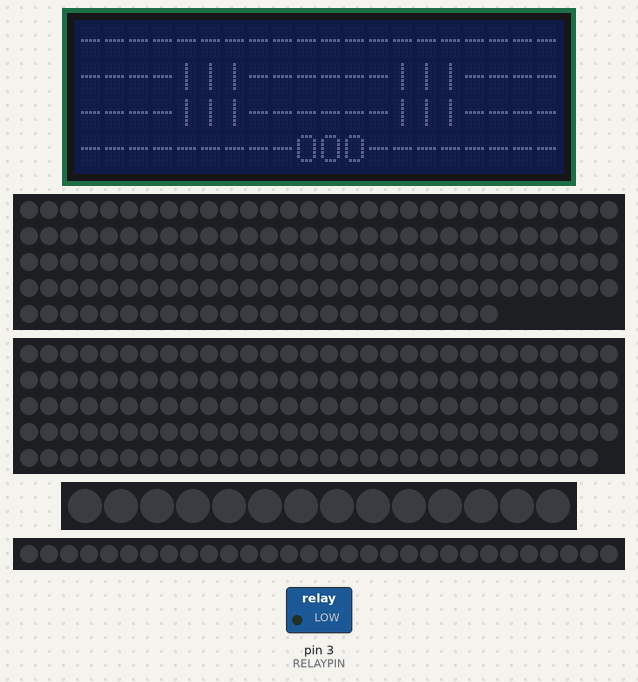
Recording of a sketch running on a simulated Arduino Uno, built with avr-gcc and run on an emulated ATmega328P. Shown: 20×4 character LCD, 144 RGB LEDs in strip order, left to right, continuing on the next row, 149 RGB LEDs in strip order, left to right, continuing on the next row, 14 RGB LEDs in strip order, left to right, 30 RGB LEDs in strip order, left to right, switched loads named in the sketch (green lamp = pin HIGH). Dim RGB values are drawn brighter than linear; what the sketch prints to the serial monitor is not drawn.

Above: at 5.2 s.
At 8.0 s:
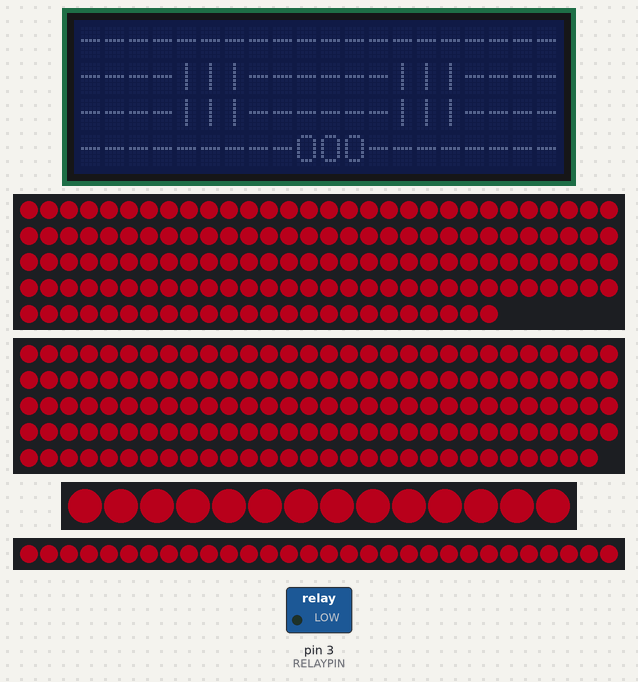
At 9.53 s:
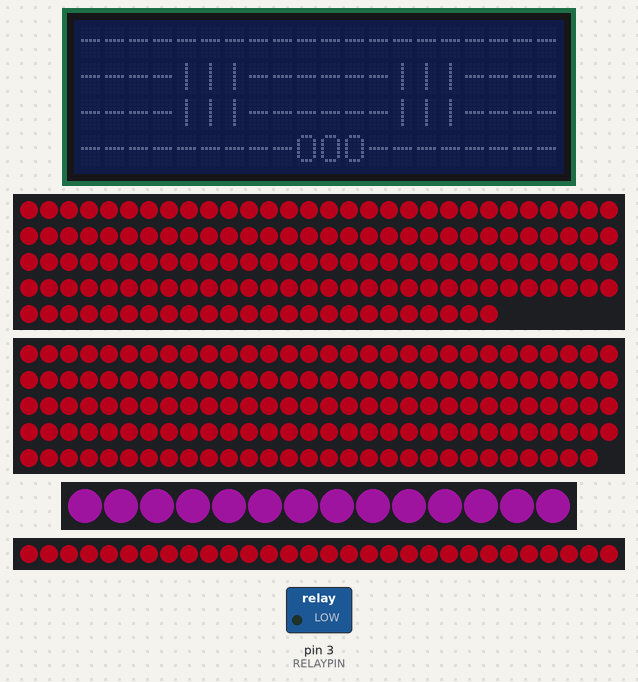
At 11.0 s:
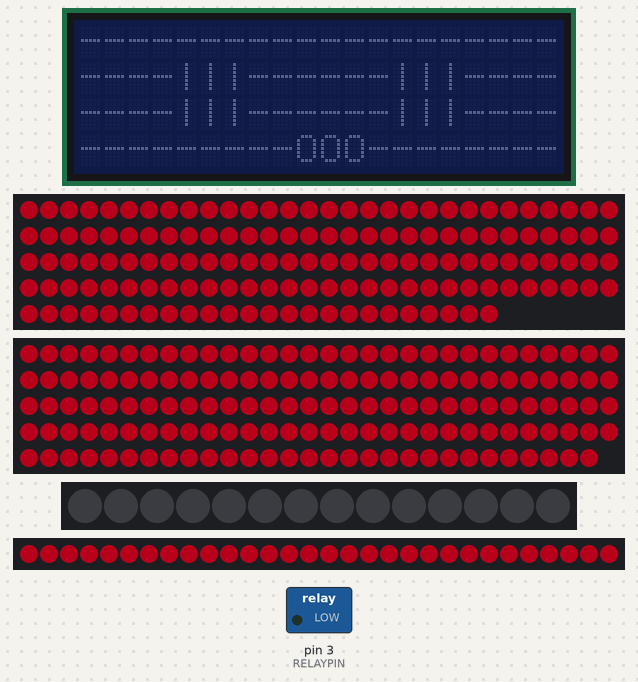
At 15.0 s:
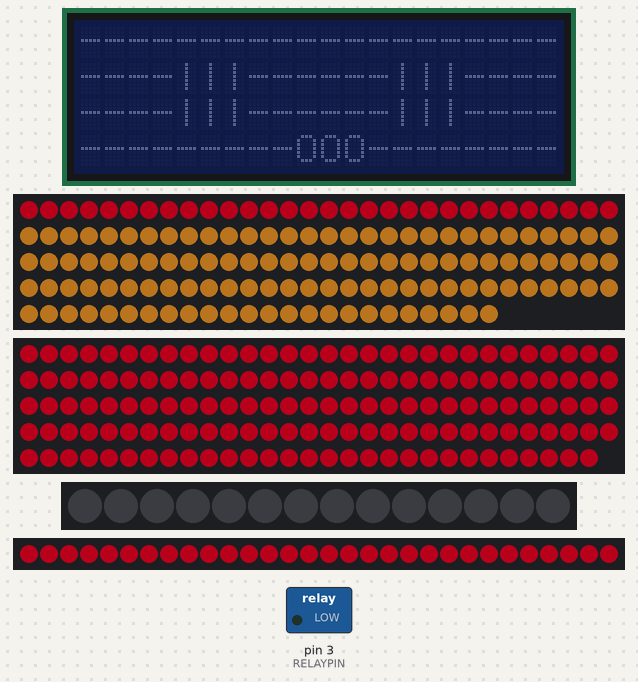

The sketch:

PledsTest.ino
```cpp
#include <FastLED.h>
#include <Wire.h>
#include <Adafruit_PWMServoDriver.h>
#include <LiquidCrystal_I2C.h>

LiquidCrystal_I2C lcd(0x27,20,4);

#define RELAYPIN 3
#define NUM_LEDS_LEFT   144   //30(144)
#define NUM_LEDS_MID    149   // 92 (150)
#define NUM_LEDS_MON    14  //109
#define NUM_LEDS_RIGHT  30   //70


uint8_t ledsLenght[] = {NUM_LEDS_LEFT, NUM_LEDS_MID, NUM_LEDS_MON, NUM_LEDS_RIGHT};
CRGB ledsLeft[NUM_LEDS_LEFT];
CRGB ledsMid[NUM_LEDS_MID];
CRGB ledsMon[NUM_LEDS_MON];
CRGB ledsRight[NUM_LEDS_RIGHT];
CRGB *leds[] = {ledsLeft, ledsMid, ledsMon, ledsRight};
CLEDController *controllers[4];
//void setPixel(uint8_t field, uint8_t Pixel, byte red, byte green, byte blue);
//void showLEDs(int delayI);
//void setPixelPerc(int arrayNum, int ledNum, byte red, byte green, byte blue, float perc);
//void fadeToogle(uint8_t red, uint8_t green, uint8_t blue);

void showStrip() {
 #ifdef ADAFRUIT_NEOPIXEL_H
   // NeoPixel
   strip.show();
 #endif
 #ifndef ADAFRUIT_NEOPIXEL_H
   // FastLED
   FastLED.show();
 #endif
}
int brightness = 70;

void setup() {
  //delay(45000);
  Serial.begin(9600);
  lcd.init();
  lcd.noBacklight();
  lcd.setCursor(0,0);
  lcd.print("--------------------");
  lcd.setCursor(0,1);
  lcd.print("----|||------|||----");
  lcd.setCursor(0,2);
  lcd.print("----|||------|||----");
  lcd.setCursor(0,3);
  lcd.print("---------OOO--------");
  pinMode(RELAYPIN, OUTPUT);
  digitalWrite(RELAYPIN, LOW);
  //irrecv.enableIRIn();
  //irrecv.blink13(true);

  controllers[0] = &FastLED.addLeds<WS2812B, 6, GRB>(ledsLeft, NUM_LEDS_LEFT).setCorrection( TypicalLEDStrip );
  controllers[1] = &FastLED.addLeds<WS2812B, 11, GRB>(ledsMid, NUM_LEDS_MID).setCorrection( TypicalLEDStrip );
  controllers[2] = &FastLED.addLeds<WS2812B, 10, GRB>(ledsMon, NUM_LEDS_MON).setCorrection( TypicalLEDStrip );
  controllers[3] = &FastLED.addLeds<WS2812B, 9, GRB>(ledsRight, NUM_LEDS_RIGHT).setCorrection( TypicalLEDStrip );
  FastLED.setBrightness(  brightness  );
  /*for(uint8_t i = 0; i < NUM_LEDS_MON; i++ ) {
      setPixel(2, i, 0, 0, 0);
  }
  showLEDs(33);*/
  delay(5000);
}
#define MAXVALUE 500
#define FadeMAXVALUE2 250000
#define MINVALUE 30 //pow(1);
#define MINVALUE2 175 //pow(2);
byte value = 0;

bool AnToLedsOn[] = {false, false, false, false};
bool AnToLedsOnOld[] = {false, false, false, false};

int debug = 0;


void loop() {

  for(int i=0; i<4; i++) {
    AnToLedsOn[i] = true;
  }
  AnToLedsOn[0] = true;
  AnToLedsOn[1] = true;
  /*
  firstFunc();
  delay(4000);*/
  if(debug == 1)Serial.println("first");
  //fadeToogle(255,160,40);
  if(debug == 1)Serial.println("first END");
  //delay(50000);

  if(debug == 1)Serial.println("Sec");

  AnToLedsOn[1] = true;
  AnToLedsOn[2] = true;
  fadeToogle(255,0,40);
  if(debug == 1)Serial.println("sec END");
  delay(500);

  if(debug == 1)Serial.println("3th");
  AnToLedsOn[0] = true;
  AnToLedsOn[2] = false;
  AnToLedsOn[3] = true;
  fadeToogle(255,40,255);
  if(debug == 1)Serial.println("3th END");
  delay(500);


  byte red = 255;
  byte green = 160;
  byte blue = 40;

  //lcd.backlight();
  for(uint8_t i = 0; i < NUM_LEDS_MON; i++ ) {

      //if(i>1) setPixelPerc(2, i-2, red, green, blue, 1.0);
      //if(i>0) setPixelPerc(2, i-1, red, green, blue, 0.5);
      //setPixelPerc(2, i, red, green, blue, 0.1);
      setPixel((uint8_t)2, i, red, green, blue);
      showLEDs(33);
      //lcd.setCursor(0,3);
      //lcd.print(i+1);
  }

   int value = 0;
   for(uint8_t i = 0; i < 90; i++ ) {
    for(uint8_t i = 30; i < 87; i++ ) {
      setPixel(0, i, red, green, blue);
      value = 144-i+30-1;
      setPixel(0, value, red, green, blue);
      Serial.print(i,DEC);
      Serial.print("//");
      Serial.println(value,DEC);
      showLEDs(33);
      }
    }

    for(int i = 148; i > 0; i-=2 ) {
      setPixel(1, i, red, green, blue);
      Serial.println(i,DEC);
      showLEDs(33);
    }


  delay(50000);
}

void showLEDs(int delayI) {
  showStrip();
  delay(delayI);
}


#define FadeMAXVALUE 500
#define FadeMAXVALUE2 250000
#define FadeMINVALUE 30
bool change1[] = {false, false, false, false};
bool change2[] = {false, false, false, false};
void fadeToogle(uint8_t red, uint8_t green, uint8_t blue) {
  int16_t value = 0;
  for(int i=FadeMINVALUE; i<FadeMAXVALUE; i+=3) {
      for(int j=0; j<4; j++) {
        if(AnToLedsOn[j] == AnToLedsOnOld[j]) {
          continue;
        } else if(AnToLedsOn[j] == true) { //FADE IN
          change1[j] = true;
          value = (double)(pow(i,2)/(double)FadeMAXVALUE2)*255;
          if(value<15) continue;
          fill_solid(leds[j], ledsLenght[j], CRGB(value*red/255,value*green/255,value*blue/255));
        } else { //FADE OUT

          change2[j] = true;
          value = (double)(pow((FadeMAXVALUE)-i+FadeMINVALUE,2)/(double)FadeMAXVALUE2)*255;
          if(value > 255) value = 255;
          if(FadeMAXVALUE-i>FadeMINVALUE+5 && value<15) {continue;}
          if(FadeMAXVALUE-i<FadeMINVALUE+5) value = 0;
          fill_solid(leds[j], ledsLenght[j], CRGB(value*red/255,value*green/255,value*blue/255));
        }
        if(debug == 2 && j== 2 ) Serial.println(value);
      }
      showStrip();
      delay(3);
   }
   if(debug == 1) {
     for(int i=0; i<4; i++) {
      if(change1[i] == true) {
        Serial.print("change detected FADING IN : ");
        Serial.println(i);
        change1[i] = false;
      }
      if(change2[i] == true) {
        Serial.print("change detected FADING OUT : ");
        Serial.println(i);
        change2[i] = false;
      }
   }
  }

    for(uint8_t i=0; i<4; i++) {
    AnToLedsOnOld[i] = AnToLedsOn[i];
   }
}

void firstFunc() {
  for(int k=2; k<4; k++) {
    for(int i=MINVALUE; i<MAXVALUE; i+=3) {
      value = (double)(pow(i,2)/pow(MAXVALUE,2))*255;
      if(value<5*(k+1)) continue;
      Serial.println(value);
      for(int j=0; j<4; j++) {
        fill_solid(leds[j], ledsLenght[j], CRGB(value,value,value));
      }
      showStrip();
      delay(1);
    }
    delay(1000);
    for(int i=MAXVALUE; i>MINVALUE; i-=3) {
      value = (double)(pow(i,2)/pow(MAXVALUE,2))*255;
      if(i>MINVALUE+5 && value<5*(k)) { continue;}
      if(i<MINVALUE+5) value = 0;
      Serial.println(value);
      for(int j=0; j<4; j++) {
        fill_solid(leds[j], ledsLenght[j], CRGB(value,value,value));
      }
      showStrip();
      delay(1);
      if(i<MINVALUE+5) break;
    }
    delay(4000);
  }
}


int j,k,i;
void RGBLoop() {
  for(j = 0; j < 7; j++ ) {
    // Fade IN
    for(k = 0; k < 255; k++) {
      switch(j) {
        case 0: setAll(k,0,0); break;
        case 1: setAll(0,k,0); break;
        case 2: setAll(0,0,k); break;
        case 3: setAll(0,k,k); break;
        case 4: setAll(k,k,0); break;
        case 5: setAll(k,0,k); break;
        case 6: setAll(k,k,k); break;
      }
      showStrip();
      delay(3);
    }
    // Fade OUT
    for(k = 255; k >= 0; k--) {
      switch(j) {
        case 0: setAll(k,0,0); break;
        case 1: setAll(0,k,0); break;
        case 2: setAll(0,0,k); break;
        case 3: setAll(0,k,k); break;
        case 4: setAll(k,k,0); break;
        case 5: setAll(k,0,k); break;
        case 6: setAll(k,k,k); break;
      }
      showStrip();
      delay(3);
    }
  }
}

void voidsetAllAnimated(byte red, byte green, byte blue) {
  for(uint8_t i=0; i<300; i+=8) {
    byte value = (double)i*255/300.0;
    setAll(value, value, value);
    showStrip();
    delay(3);
  }
}

void setAll(byte red, byte green, byte blue) {
  for(uint8_t j=0; j<4; j++) {
    for(uint8_t i = 0; i < ledsLenght[j]; i++ ) {
      setPixel(j, i, red, green, blue);
    }
  }
}

CRGB *p;
void setPixel(uint8_t field, uint8_t Pixel, byte red, byte green, byte blue) {
 #ifdef ADAFRUIT_NEOPIXEL_H
   // NeoPixel
   strip.setPixelColor(Pixel, strip.Color(red, green, blue));
 #endif
 #ifndef ADAFRUIT_NEOPIXEL_H
   // FastLED=
  p = leds[field];
  if(AnToLedsOn[field] == true) {
     p[Pixel].r = red;
     p[Pixel].g = green;
     p[Pixel].b = blue;
  } else {
     p[Pixel].r = 0;
     p[Pixel].g = 0;
     p[Pixel].b = 0;
  }
 #endif
}

void setPixelPerc(uint8_t arrayNum, uint8_t ledNum, byte redP, byte greenP, byte blueP, float perc) {
  float r = (float)redP*perc ;
  float g = (float)greenP*perc ;
  float b = (float)blueP*perc ;
  lcd.setCursor(0,0);
  lcd.print(r);
  lcd.setCursor(0,1);
  lcd.print(g);
  lcd.setCursor(0,2);
  lcd.print(b);
  delay(50);
  setPixel(arrayNum, ledNum, (byte)r, (byte)g, (byte)b);
  showLEDs(33);
}
```

Measured:
- what the display in image 0 shows lasts 0.5 s, from 5.2 s to 5.7 s
